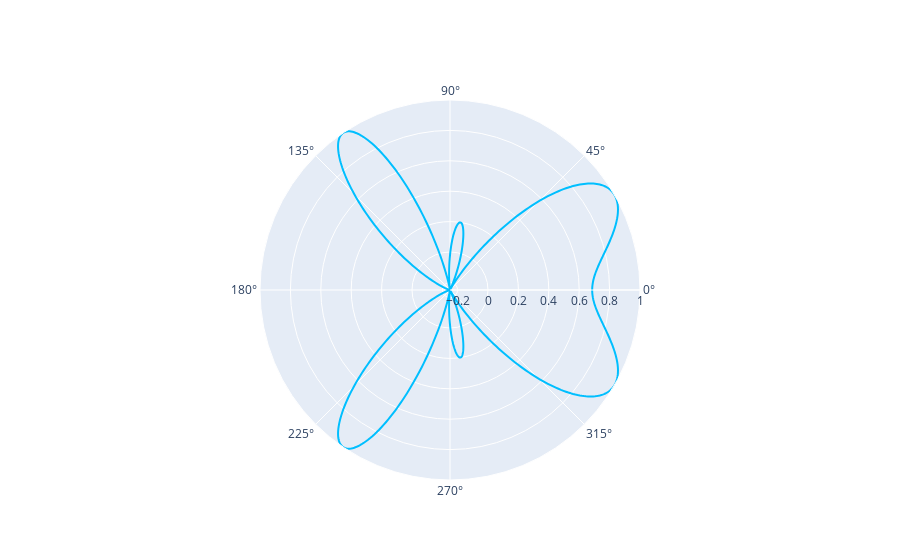

Notebook source saved alongside this figure:
### Code cell
import numpy as np
import plotly.graph_objects as go

kd = 1.4 * np.pi
phase = 30*np.pi/180
phase=-kd*np.cos(phase)

theta = np.linspace(-np.pi,np.pi,1_000)
array_factor = af(kd * np.cos(theta) + phase)
theta_to_graph=180*theta/np.pi
fig = go.Figure([go.Scatterpolar(
        r = array_factor,
        theta = theta_to_graph,
        mode = 'lines',
        line_color = 'deepskyblue'
    )])

fig.show()

### Figure 1 — Plotly figure (JSON) as saved in the notebook; plotly's stock layout.template omitted (floating-point values rounded to 4 significant figures; data arrays with more than 128 entries replaced by an {"elided": "..."} marker saying what was removed)
{"data": [{"line": {"color": "deepskyblue"}, "mode": "lines", "r": {"elided": "1000 float values"}, "theta": {"elided": "1000 float values"}, "type": "scatterpolar"}], "layout": {}}
